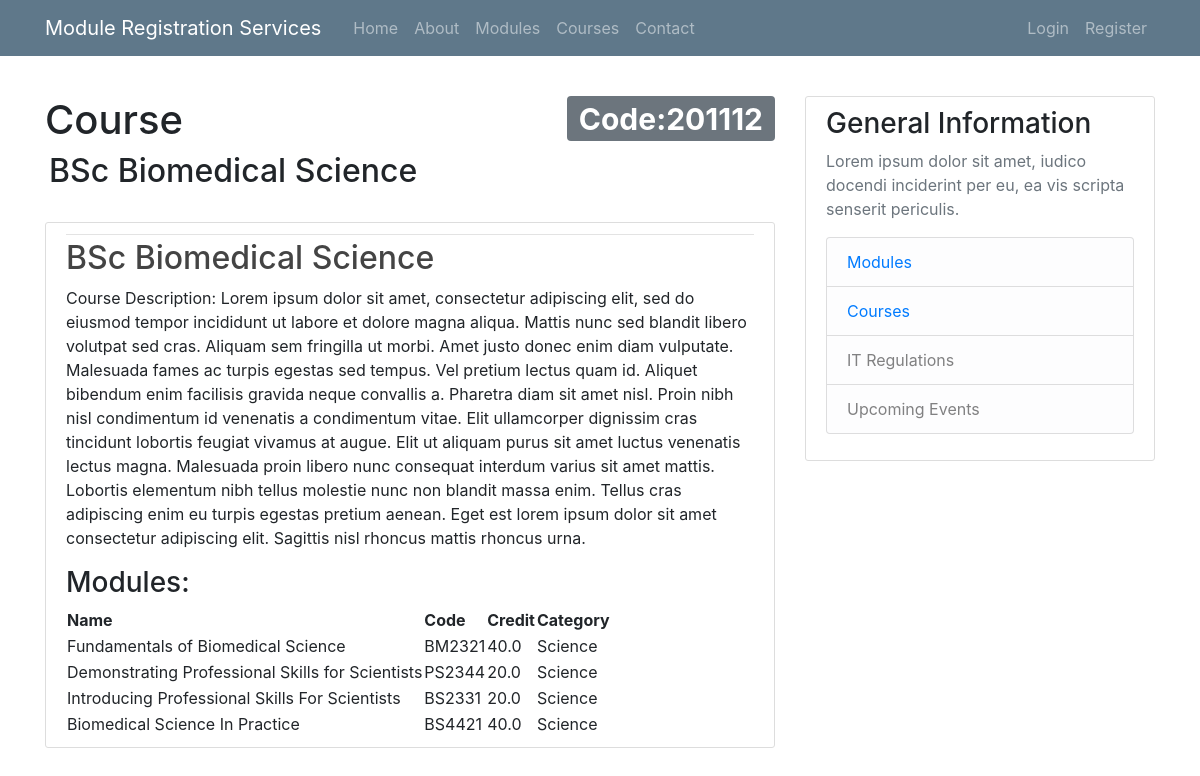
/course/201112/, run on the app's committed database.
### mrreporting/models.py (models this page shows, shortened)
class Course(models.Model):
    name = models.CharField(max_length=255)
    code = models.CharField(max_length=10)
    level = models.FloatField()
    students = models.ManyToManyField('auth.User', related_name='courses')
    description = models.TextField()
    def __str__(self):
        return self.name

class Module(models.Model):
    name = models.CharField(max_length=255)
    code = models.CharField(max_length=10)
    credit = models.FloatField()
    category = models.CharField(max_length=100)
    description = models.TextField()
    availability = models.BooleanField(default=True)
    courses_allowed = models.ManyToManyField(Course, related_name='allowed_modules')

### mrreporting/views.py (the view)
# urls.py: path('course/<str:code>/', mrreporting_views.CourseDetailView.as_view(), name = 'courses'),
class CourseDetailView(DetailView):
    model = Course
    def get_object(self, queryset=None):
        code = self.kwargs['code']
        return get_object_or_404(Course, code=code)
    def get_context_data(self, **kwargs):
        context = super().get_context_data(**kwargs)
        course = self.get_object()
        allowed_modules = course.allowed_modules.all()  # Access modules allowed for the course
        context['course'] = course
        context['allowed_modules'] = allowed_modules
        return context

### mrreporting/templates/mrreporting/course_detail.html (shortened to what this page needs)
{% extends "mrreporting/base.html" %}
{% load crispy_forms_tags %}
{% block content %}
<h1 class="course">Course<span class="badge badge-secondary float-right" title="Course Code"><span class="hidden">Code:</span>{{ course.code }}</span></h1>
<h2 class="course-header">
    {{ course.name }}
</h2>
<br>
<article class="media content-section">
    <div class="media-body">
        <div class="article-metadata">
        </div>
        <h2><a class="article-title" href="#">{{ course }}</a></h2>
        <p class="article-content">Course Description: {{ course.description }}</p>
        <h3 class="article-content">Modules:</h3>
        <table class="article-content">
            <thead>
                <tr>
                    <th>Name</th>
                    <th>Code</th>
                    <th>Credit</th>
                    <th>Category</th>
                </tr>
            </thead>
            <tbody>
                {% for module in course.allowed_modules.all %}
                    <tr>
                        <td>{{ module.name }}</td>
                        <td>{{ module.code }}</td>
                        <td>{{ module.credit }}</td>
                        <td>{{ module.category }}</td>
                    </tr>
                {% endfor %}
            </tbody>
        </table>
    </div>
</article>
{% endblock content %}

### mrreporting/static/css/styles.css (style rules this page uses)
html { position: relative; min-height: 100%; }
body { background: #fafafa; color: #333333; margin-top: 5rem; margin-bottom: 50px; }
h1, h2, h3, h4, h5, h6 { color: #444444; }
.content-section { background: #ffffff; padding: 10px 20px; border: 1px solid #dddddd; border-radius: 3px; margin-bottom: 20px; }
.article-title { color: #444444; }
.article-content { white-space: pre-line; }
.article-metadata { padding-bottom: 1px; margin-bottom: 4px; border-bottom: 1px solid #e3e3e3 }

### data on the page
Course: code "201112", name "BSc Biomedical Science", description "Lorem ipsum dolor sit amet, consectetur adipiscing elit, sed do eiusmod tempor incididunt ut labore et dolore magna aliqua. Mattis nunc sed blandit libero volutpat sed cras. Aliquam sem fringilla ut morbi. Amet justo donec enim diam vulputate. Malesuada fames ac turpis egestas sed tempus. Vel pretium lectus quam id. Aliquet bibendum enim facilisis gravida neque convallis a. Pharetra diam sit amet nisl. Proin nibh nisl condimentum id venenatis a condimentum vitae. Elit ullamcorper dignissim cras tincidunt lobortis feugiat vivamus at augue. Elit ut aliquam purus sit amet luctus venenatis lectus magna. Malesuada proin libero nunc consequat interdum varius sit amet mattis. Lobortis elementum…"
Module: name "Fundamentals of Biomedical Science", code "BM2321", credit "40.0", category "Science"
Module: name "Demonstrating Professional Skills for Scientists", code "PS2344", credit "20.0", category "Science"
Module: name "Introducing Professional Skills For Scientists", code "BS2331", credit "20.0", category "Science"
Module: name "Biomedical Science In Practice", code "BS4421", credit "40.0", category "Science"
